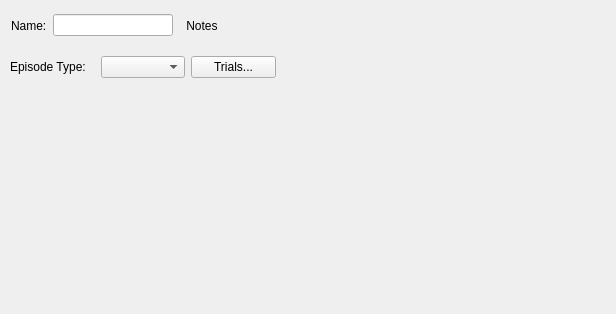
<?xml version="1.0" encoding="UTF-8"?>
<ui version="4.0">
 <class>RecordingEpisodeWidget</class>
 <widget class="QWidget" name="RecordingEpisodeWidget">
  <property name="geometry">
   <rect>
    <x>0</x>
    <y>0</y>
    <width>616</width>
    <height>314</height>
   </rect>
  </property>
  <property name="windowTitle">
   <string>Form</string>
  </property>
  <widget class="QWidget" name="">
   <property name="geometry">
    <rect>
     <x>11</x>
     <y>10</y>
     <width>214</width>
     <height>31</height>
    </rect>
   </property>
   <layout class="QHBoxLayout" name="horizontalLayout">
    <item>
     <widget class="QLabel" name="label">
      <property name="text">
       <string>Name:</string>
      </property>
      <property name="buddy">
       <cstring>episodeNameLineEdit</cstring>
      </property>
     </widget>
    </item>
    <item>
     <widget class="QLineEdit" name="episodeNameLineEdit"/>
    </item>
    <item>
     <widget class="QToolButton" name="descriptionToolButton">
      <property name="toolTip">
       <string>Edit description (notes)</string>
      </property>
      <property name="statusTip">
       <string>Edit description (notes)</string>
      </property>
      <property name="whatsThis">
       <string>Edit description (notes)</string>
      </property>
      <property name="text">
       <string>Notes</string>
      </property>
      <property name="icon">
       <iconset theme="description"/>
      </property>
      <property name="autoRaise">
       <bool>true</bool>
      </property>
     </widget>
    </item>
   </layout>
  </widget>
  <widget class="QWidget" name="">
   <property name="geometry">
    <rect>
     <x>10</x>
     <y>50</y>
     <width>266</width>
     <height>34</height>
    </rect>
   </property>
   <layout class="QHBoxLayout" name="horizontalLayout_2">
    <item>
     <widget class="QLabel" name="label_2">
      <property name="text">
       <string>Episode Type:</string>
      </property>
      <property name="buddy">
       <cstring>episodeTypeComboBox</cstring>
      </property>
     </widget>
    </item>
    <item>
     <widget class="QComboBox" name="episodeTypeComboBox"/>
    </item>
    <item>
     <widget class="QPushButton" name="selectTrialsPushButton">
      <property name="text">
       <string>Trials...</string>
      </property>
     </widget>
    </item>
   </layout>
  </widget>
 </widget>
 <resources/>
 <connections/>
</ui>
